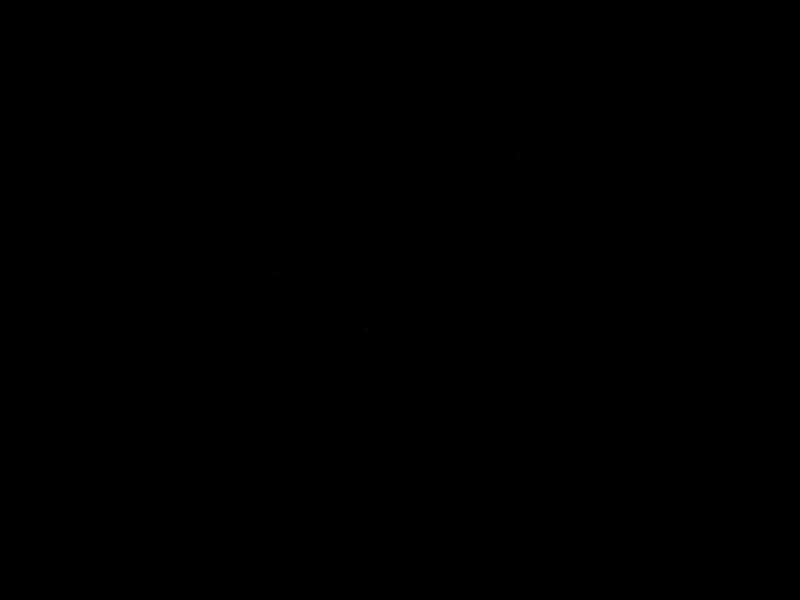
Frame 1 (no input)
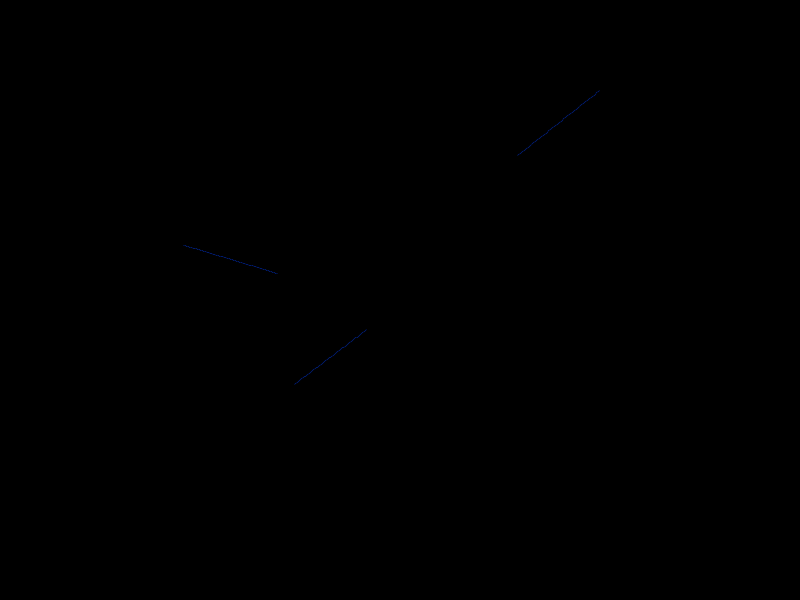
Frame 60 (the mouse pressed at the canvas centre just before this capture)
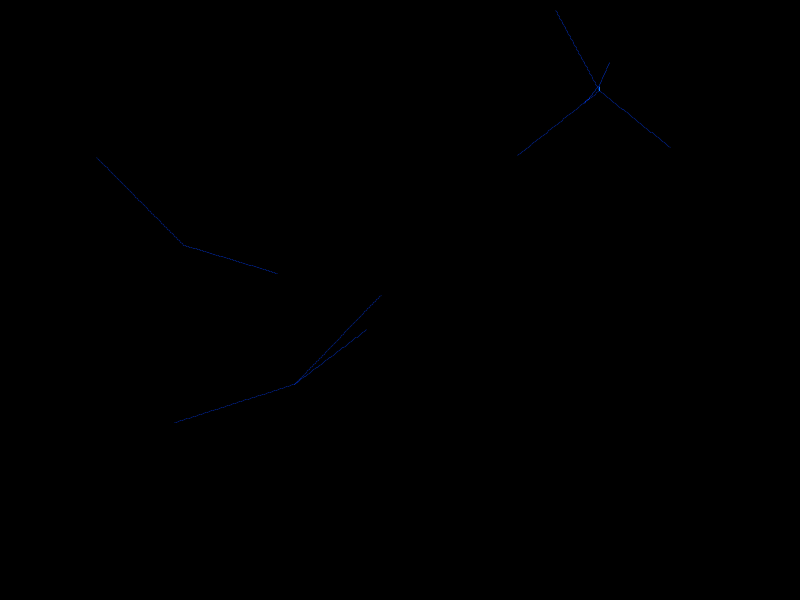
Frame 120 (the mouse held since frame 60 and released just before this capture)

The Processing sketch that drew these frames (run headless with seeded random() and noise(); from frame 60 on, the mouse is pressed at the canvas centre):

// Processing sketch: blueLineFractal
// ── blueLineFractal.pde
ArrayList<Line> line;

boolean play;

void setup(){
  //fullScreen();
  size(800,600);
  frameRate(120);
  colorMode(HSB,360,100,100,100);
  rectMode(CENTER);
  ellipseMode(CENTER);
  blendMode(ADD);
  smooth();
  
  stroke(0,0,100,50);
  strokeWeight(1);
  
  background(0,0,0);
  
  loadPixels();
  
  line=new ArrayList<Line>();
  for(int i=0;i<3;i++){
    line.add(new Line(random(0,width),random(0,height),60,color(225,100,100,25)));
  }
  
  play=true;
  
  
}

void draw(){
  //if(play){
    for(int i=0;i<line.size();i++){
      Line l = line.get(i);
      if(!l.run()){
        if(line.size()<1000){
          for(int j=0;j<random(3);j++){  
              line.add(new Line(l.ex,l.ey,60,color(225,100,100,25)));
          }
          line.remove(i);
        }else{
          for(int j=0;j<random(500);j++){
            line.remove(j);
          }
        }
      }
    }
  //}
}

void keyPressed(){
  if(key == ' '){
    play=!play;
  }
  if(key=='s'){
    save("img_"+month()+day()+hour()+minute()+second()+".png");
  }
}
// ── Line.pde
class Line{
  float sx,sy;//starting point
  float ex,ey;//ending point
  float x1,x2,y1,y2;//point
  float x,y;
  float w,h;//
  float t;//time count
  int fr;//framerate
  color c;
  
  boolean run(){
    boolean b;
    b=this.move();
    if(b) this.display();
    return b;
  }
  
  void display(){
    stroke(c);
    strokeWeight(1);
    line(x1,y1,x2,y2);
  }
  
  boolean move(){
    if((abs(this.x2-this.ex)<0.1)||(abs(this.y2-this.ey)<0.1)) return false;
    
    this.x1=this.x2;
    this.y1=this.y2;
    this.x2+=w;
    this.y2+=h;
    
    //this.x+=w;
    //this.y+=h;
    
    return true;
  }
  
  Line(float x,float y,int fr,color c){
    this.sx=x;
    this.sy=y;
    this.ex=x+(cos(random(2*PI))*width/8+random(-width/32,width/32));
    this.ey=y+(sin(random(2*PI))*height/8+random(-height/32,height/32));
    this.fr=fr;
    this.w=(ex-sx)/this.fr;
    this.h=(ey-sy)/this.fr;
    this.c=c;
    
    this.x1=x;
    this.y1=y;
    this.x2=x;
    this.y2=y;
    //this.x=x;
    //this.y=y;
    
  }
}
